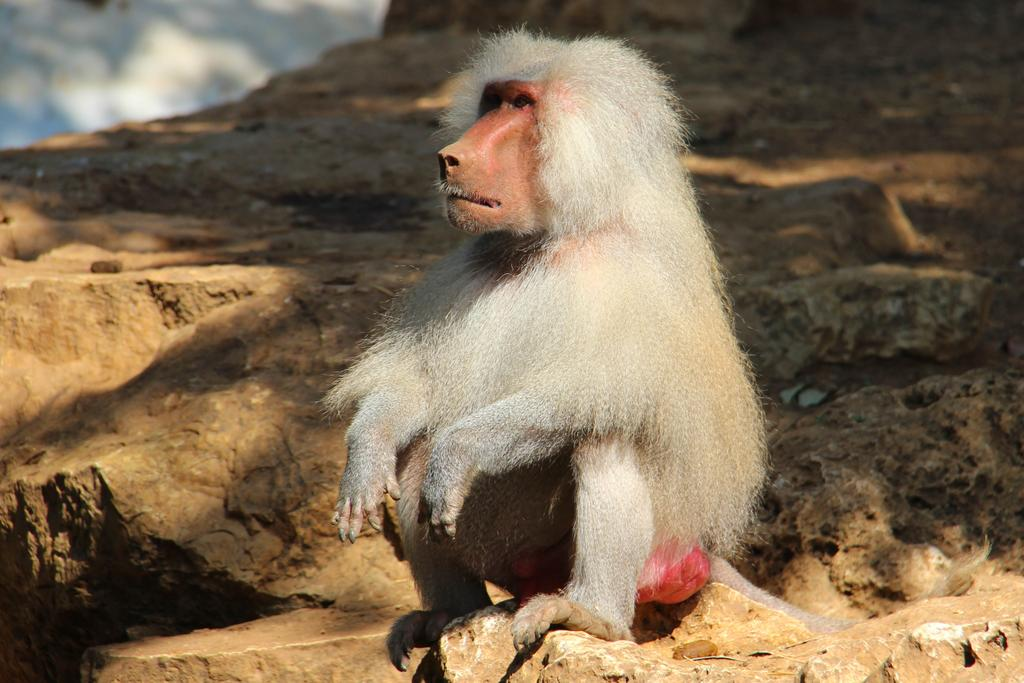
#> input picture data/monster_refs/baboon/baboon_photo_source.jpg, 1024 x 683 px
$ python count_objects.py ../../data/monster_refs/baboon/baboon_photo_source.jpg
#> lines starting #> are read from the running program, lines starting #| are printed output that depends on the picture; after the words box and inside, x2 and y2 are one past the last pixel; in counts of white or black regions, pixels touching at a corner belong together
#!/usr/bin/env python3
"""How many separate things are in an item render?  Background is plain and
dark, so: threshold away the background, drop specks, count connected blobs.
Prints one line per file, and a summary of the multi-object ones.

    python3 count_objects.py ComfyUI/output/item_*.png
"""
import sys

import numpy as np
from PIL import Image
from scipy import ndimage

MIN_BLOB = 0.004   # fraction of the image a blob must cover to count


def count(path: str) -> int:
    im = np.asarray(Image.open(path).convert("L").resize((256, 256)), dtype=np.float32)
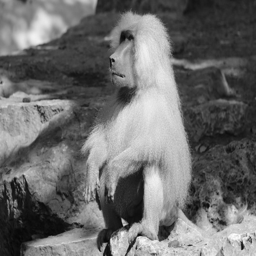
#> im: shape (256, 256) float32; min 6, max 253, mean 108.9
    # background = the median of the border ring; foreground = clearly brighter or darker
    border = np.concatenate([im[0], im[-1], im[:, 0], im[:, -1]])
#> border = 1024 values, max 233 at index 468, min 10 at index 268, mean 103.3
    bg = np.median(border)
#> bg = 98
    mask = np.abs(im - bg) > 40
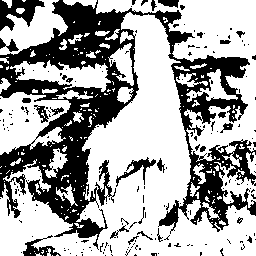
#> mask: shape (256, 256) bool; 65% white; 197 black regions (171 under 20 px), largest, box (x1, y1, x2, y2) and area: (0, 0, 256, 250) 19898, (0, 0, 45, 31) 729, (116, 157, 156, 187) 303
    mask = ndimage.binary_closing(mask, iterations=3)   # bridge thin gaps inside one object
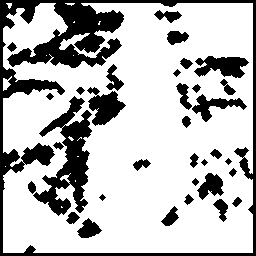
#> mask: shape (256, 256) bool; 73.8% white; 34 black regions, largest, box (x1, y1, x2, y2) and area: (0, 0, 256, 256) 9035, (33, 96, 92, 216) 2879, (87, 87, 126, 126) 819
    mask = ndimage.binary_opening(mask, iterations=1)   # drop specks and glow dust
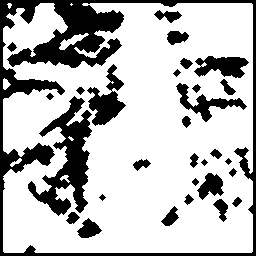
#> mask: shape (256, 256) bool; 73.5% white; 30 black regions, largest, box (x1, y1, x2, y2) and area: (0, 0, 256, 256) 9143, (28, 96, 92, 216) 3056, (87, 64, 126, 126) 1058
    labels, n = ndimage.label(mask)
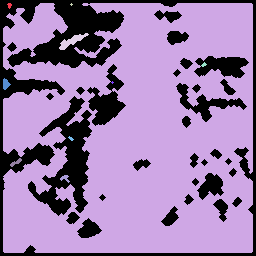
#> labels: shape (256, 256) int32; 11 distinct labels, from 0 to 10; one colour per label, 0 black
#> n = 10
    if n == 0:
        return 0
    sizes = ndimage.sum(mask, labels, range(1, n + 1)) / mask.size
#> sizes = [0.00029, 0.729, 7.63e-05, 0.00282, 0.000244, 0.000916, 7.63e-05, 0.000229, 0.000671, 0.000595]
    return int((sizes >= MIN_BLOB).sum())


if __name__ == "__main__":
    multi = []
    for p in sys.argv[1:]:
        n = count(p)
#> n = 1
        print(f"{n:2d}  {p}")
#|  1  ../../data/monster_refs/baboon/baboon_photo_source.jpg
        if n > 1:
            multi.append(p)
    print(f"\n{len(multi)} of {len(sys.argv) - 1} show more than one object", file=sys.stderr)
    for p in multi:
        print(p, file=sys.stderr)


# --- T9a: sheets and tiles, which the blob count cannot see -------------------
# A panel sheet joins its panels with border lines; a tiled render repeats
# itself. Neither reads as separate blobs, so two more looks:
#   dividers: an interior row/column whose gradient is high along nearly its
#             whole length (a straight line across the picture).
#   tiled:    the picture correlates strongly with itself shifted by 1/2 or 1/3.
def dividers(im: np.ndarray) -> int:
    n = 0
    for axis in (0, 1):
        g = np.abs(np.diff(im, axis=axis))
        line = g.mean(axis=1 - axis)              # per row (axis 0) or per column
        strong = (g > 25).mean(axis=1 - axis)     # fraction of the line that is an edge
        lo, hi = int(len(line) * 0.15), int(len(line) * 0.85)
        hits = np.where((strong[lo:hi] > 0.7))[0]
        # collapse runs of adjacent rows into one divider
        n += int(np.sum(np.diff(np.concatenate([[-10], hits])) > 3))
    return n


def tiled(im: np.ndarray) -> float:
    im = im - im.mean()
    best = 0.0
    for f in (2, 3):
        for axis in (0, 1):
            s = im.shape[axis] // f
            a = np.take(im, range(0, im.shape[axis] - s), axis=axis)
            b = np.take(im, range(s, im.shape[axis]), axis=axis)
            d = a.std() * b.std()
            if d > 0:
                best = max(best, float((a * b).mean() / d))
    return best


def score(path: str) -> float:
    """0 for one clean object; larger the more it looks like a set or sheet."""
    im = np.asarray(Image.open(path).convert("L").resize((256, 256)), dtype=np.float32)
    return (count(path) - 1) + 2 * dividers(im) + (3 if tiled(im) > 0.55 else 0)
